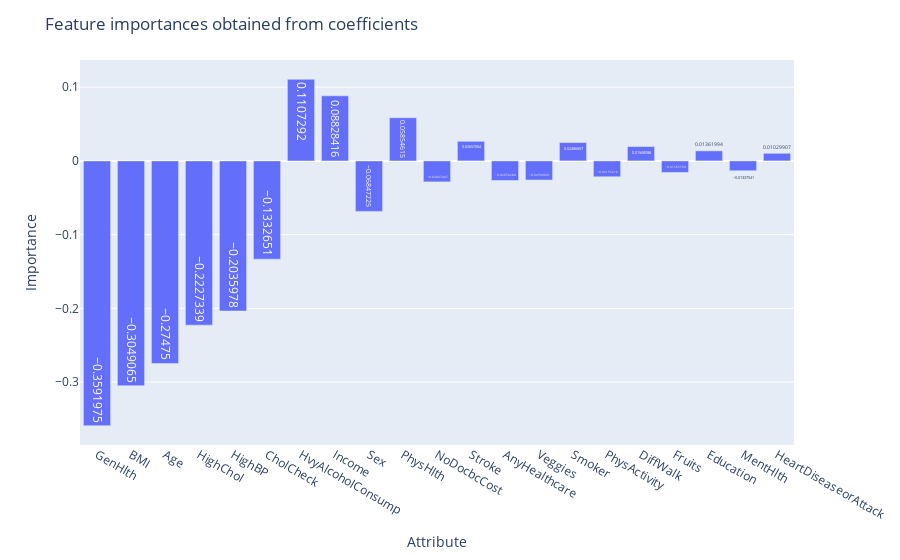

Source (notebook cell):
### Markdown cell above
### 2. Training

#### Method 1. From Coefficients

### Code cell
model = LogisticRegression()
model.fit(X_train_scaled, y_train)
importances = pd.DataFrame(data={
    'Attribute': X_train.columns,
    'Importance': model.coef_[0]
})

importances = importances.sort_values(by='Importance', ascending=False, key=abs)

fig = px.bar(importances, x="Attribute", y="Importance", text_auto=True)
fig.update_layout(barmode='relative', title_text="Feature importances obtained from coefficients")
fig.show()

### Figure 1 — Plotly figure (JSON) as saved in the notebook; plotly's stock layout.template omitted (floating-point values rounded to 4 significant figures)
{"data": [{"alignmentgroup": "True", "hovertemplate": "Attribute=%{x}<br>Importance=%{y}<extra></extra>", "legendgroup": "", "marker": {"color": "#636efa", "pattern": {"shape": ""}}, "name": "", "offsetgroup": "", "orientation": "v", "showlegend": false, "textposition": "auto", "texttemplate": "%{y}", "type": "bar", "x": ["GenHlth", "BMI", "Age", "HighChol", "HighBP", "CholCheck", "HvyAlcoholConsump", "Income", "Sex", "PhysHlth", "NoDocbcCost", "Stroke", "AnyHealthcare", "Veggies", "Smoker", "PhysActivity", "DiffWalk", "Fruits", "Education", "MentHlth", "HeartDiseaseorAttack"], "xaxis": "x", "y": [-0.3592, -0.3049, -0.2748, -0.2227, -0.2036, -0.1333, 0.1107, 0.08828, -0.06847, 0.05855, -0.02847, 0.02657, -0.02656, -0.026, 0.02487, -0.02155, 0.01948, -0.01566, 0.01362, -0.01338, 0.0103], "yaxis": "y"}], "layout": {"barmode": "relative", "legend": {"tracegroupgap": 0}, "margin": {"t": 60}, "title": {"text": "Feature importances obtained from coefficients"}, "xaxis": {"anchor": "y", "domain": [0, 1], "title": {"text": "Attribute"}}, "yaxis": {"anchor": "x", "domain": [0, 1], "title": {"text": "Importance"}}}}
